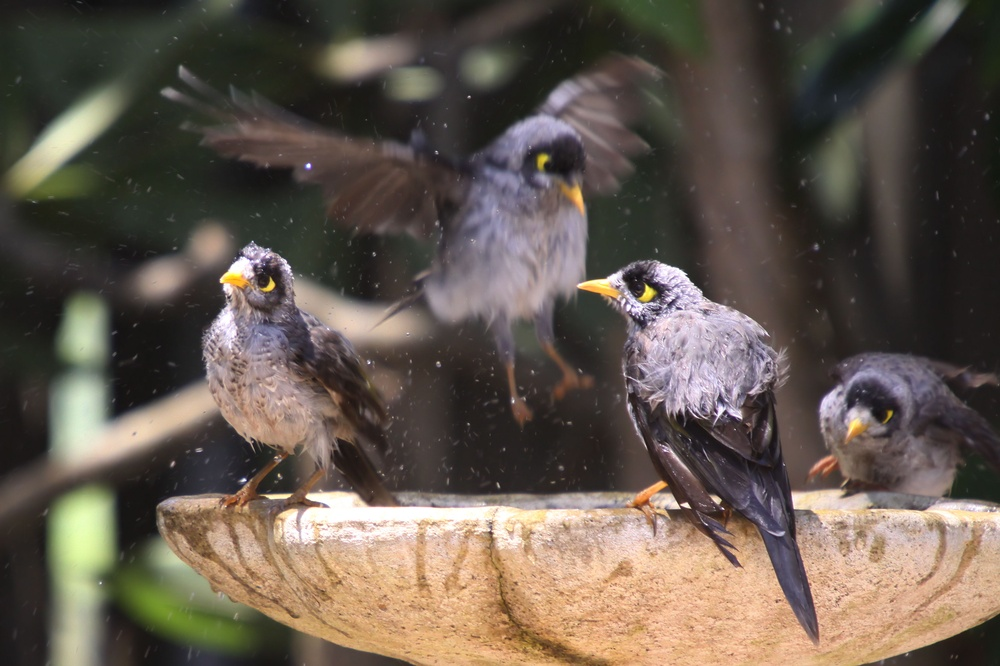
#> input picture Images/Noisy1.jpg, 1000 x 666 px, shrunk from 3658 x 2438 before the run, given in place of the camera
$ python corner_det.py
#> lines starting #> are read from the running program, lines starting #| are printed output that depends on the picture
import numpy as np
import cv2
from PIL import Image
#img = cv2.imread('shapes.jpg')

cap = cv2.VideoCapture(0)

while True:
	_,frame = cap.read()
#> frame is the input picture: shape (666, 1000, 3); mean B, G, R 78.9, 89.1, 100.1
	gray = cv2.cvtColor(frame,cv2.COLOR_BGR2GRAY)
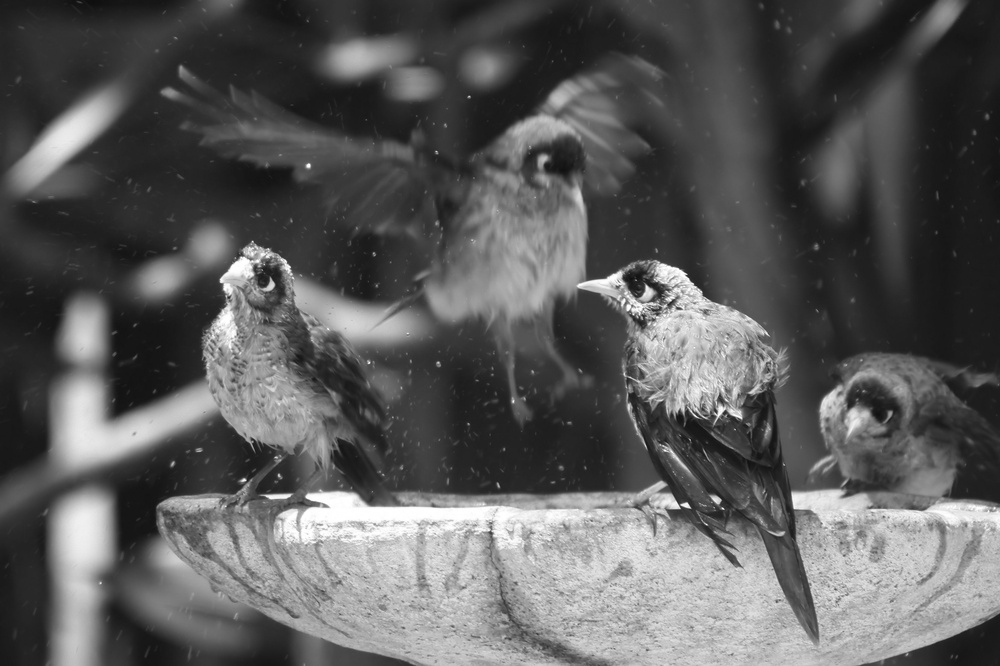
#> gray: shape (666, 1000); min 14, max 255, mean 91.2
	gray = np.float32(gray)

	threshold_1 = 100
	threshold_2 = 200
	edge = cv2.Canny(frame,threshold_1,threshold_2)
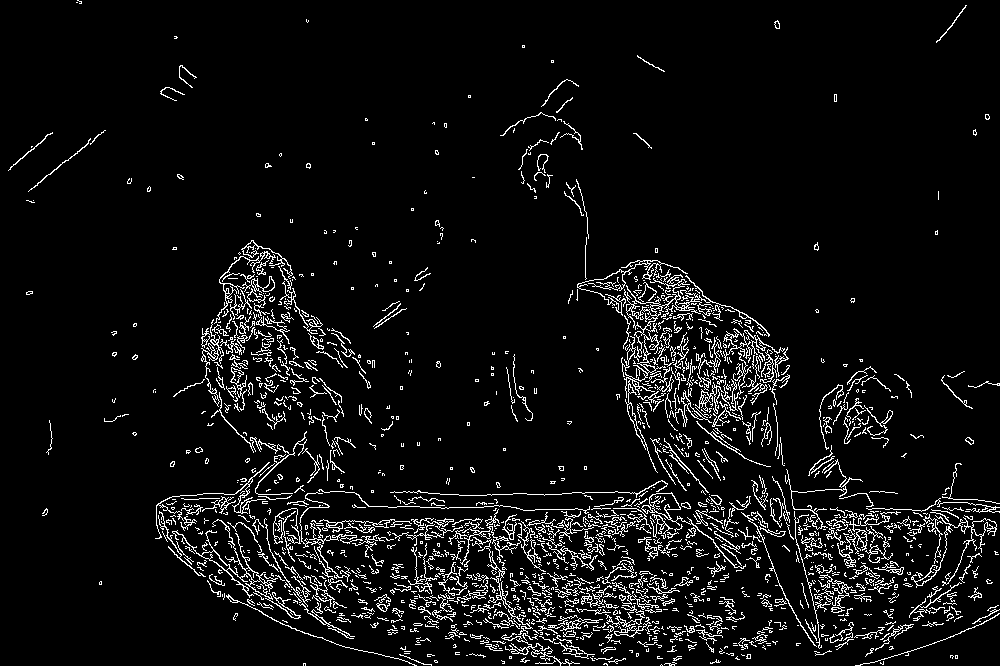
#> edge: shape (666, 1000); 6.1% white in thin lines or dots
	#cv2.imshow('Original',edge)


	corners = cv2.goodFeaturesToTrack(gray, 100, 0.001, 10)
#> corners = 100 rows, first 8: [245, 480], [741, 418], [679, 508], [689, 507], [716, 413], [633, 314], [686, 275], [368, 363]
	corners = np.int0(corners)


	for corner in corners:
	    x,y = corner.ravel()
	    cv2.circle(edge,(x,y),3,255,-1)
	    cv2.imshow('Corner',edge)
#> this loop made 100 passes
#> (x, y) on passes 1 to 12: (245, 480), (741, 418), (679, 508), (689, 507), (716, 413), (633, 314), (686, 275), (368, 363), (252, 241), (469, 96), (309, 164), (723, 509)
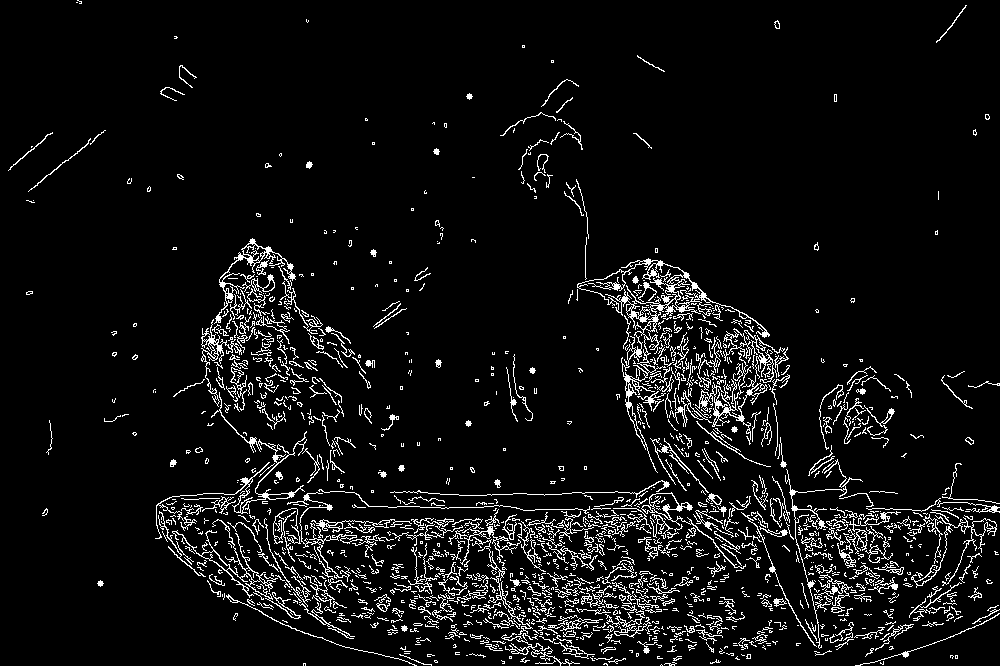
#> edge: shape (666, 1000); 6.4% white in thin lines or dots


	k=cv2.waitKey(5) & 0xFF
#> (key Esc is pressed here)
	if k==27:
		break

cv2.destroyAllWindows()
cap.release()

$ run again, on Images/dog.4023.jpg
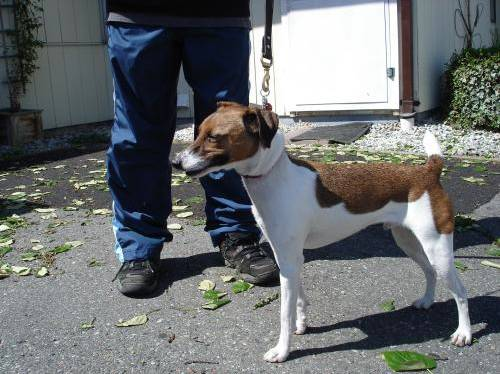
#> input picture Images/dog.4023.jpg, 500 x 374 px, given in place of the camera
#> frame is the input picture: shape (374, 500, 3); mean B, G, R 111.2, 109.8, 106.3
#> `edge = cv2.Canny(frame,threshold_1,threshold_2)`:
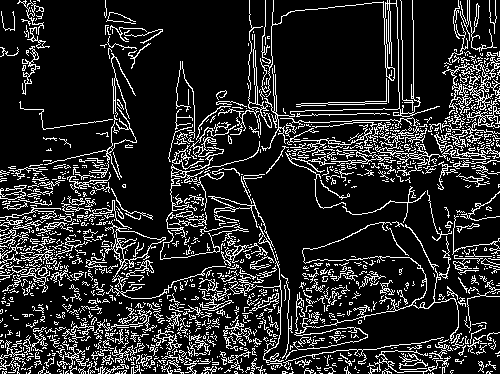
#> edge: shape (374, 500); 15.8% white in thin lines or dots
#> corners = 100 rows, first 8: [172, 174], [401, 119], [252, 285], [444, 124], [172, 184], [465, 81], [263, 56], [425, 124]
#> the loop `for corner in corners:` made 100 passes
#> after the loop `for corner in corners:`:
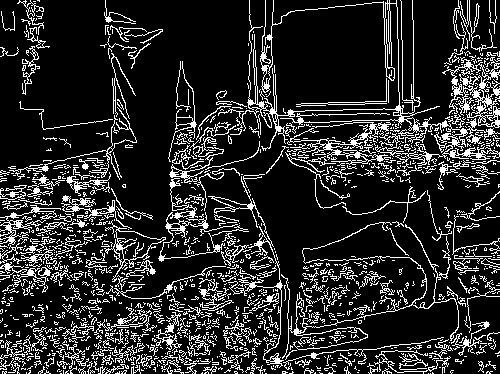
#> edge: shape (374, 500); 16.8% white in thin lines or dots

$ run again, on Images/dog.4025.jpg
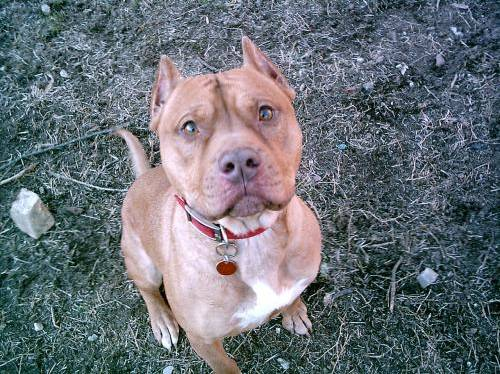
#> input picture Images/dog.4025.jpg, 500 x 374 px, given in place of the camera
#> frame is the input picture: shape (374, 500, 3); mean B, G, R 119.5, 112.5, 106.3
#> `edge = cv2.Canny(frame,threshold_1,threshold_2)`:
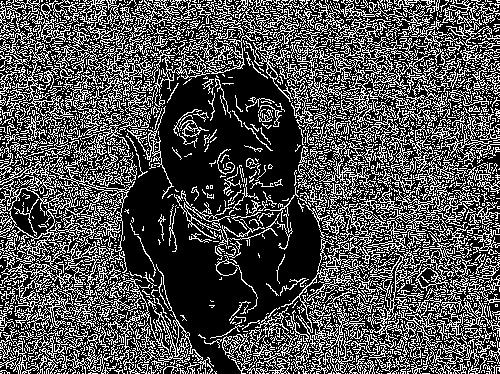
#> edge: shape (374, 500); 31.3% white in thin lines or dots
#> corners = 100 rows, first 8: [475, 304], [403, 74], [391, 103], [279, 329], [219, 228], [413, 177], [468, 362], [35, 323]
#> the loop `for corner in corners:` made 100 passes
#> after the loop `for corner in corners:`:
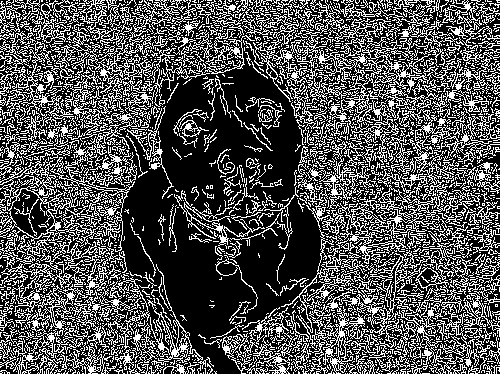
#> edge: shape (374, 500); 32.2% white in thin lines or dots
